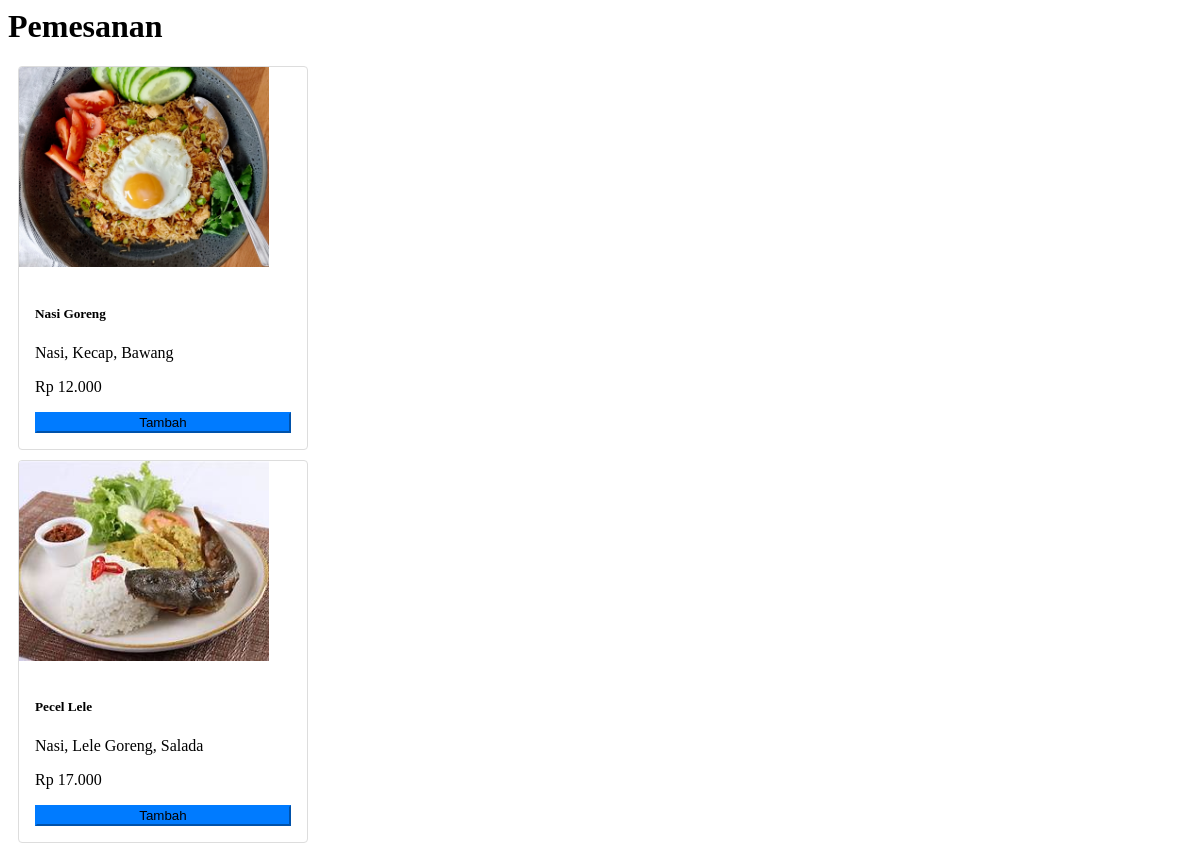
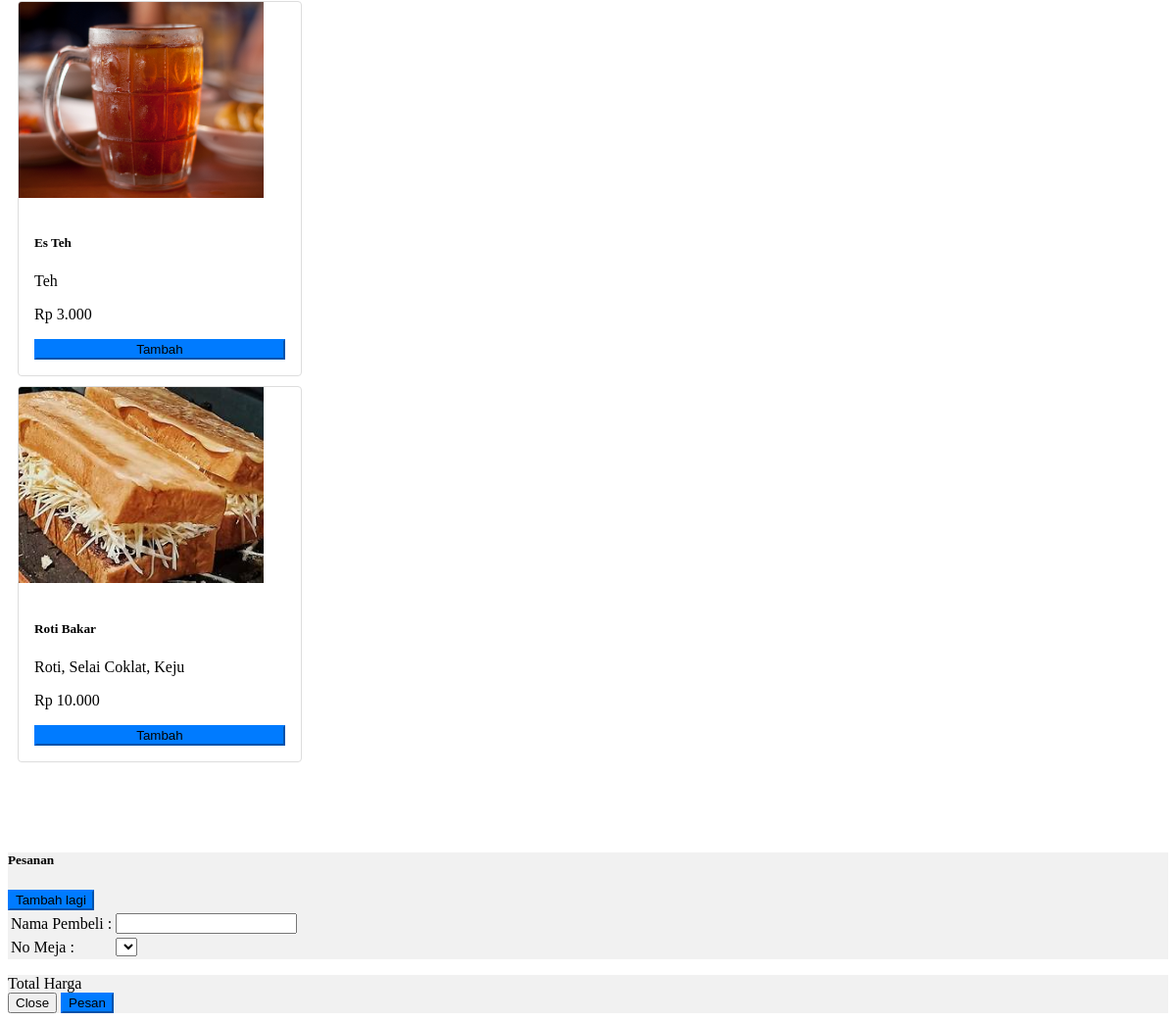
The app's page /pemesanan.php with its own data (2 pictures, top to bottom).
### tables this page shows
CREATE TABLE `menu` (
  `id_hidangan` int(11) NOT NULL,
  `nama_hidangan` varchar(100) NOT NULL,
  `deskripsi` text NOT NULL,
  `harga` int(11) NOT NULL,
  `gambar` varchar(100) NOT NULL,
  `stok` varchar(10) NOT NULL
);

### pemesanan.php (the view, shortened to what this page needs)
<h1 class="mt-4">Pemesanan</h1>
<div class="row content">
    <?php
    function formatRupiah($angka){
        return 'Rp ' . number_format($angka, 0, ',', '.');
    }
        $query = mysqli_query($koneksi, "SELECT * FROM menu");
        while($data = mysqli_fetch_array($query)){
    ?>
    <div class="card" style="width: 18rem; margin:10px;">
        <img class="card-img-top" src="assets/img/<?php echo $data['gambar'];?>" alt="Card image cap" style="width: 250px; height: 200px;">
        <div class="card-body">
            <h5 class="card-title nama_hidangan"><?php echo $data['nama_hidangan']; ?></h5>
            <p class="card-text"><?php echo $data['deskripsi']; ?></p>
            <p class="card-text harga"><?php echo formatRupiah($data['harga']); ?></p>
            <button type="button" class="btn btn-primary menu" id="makanan<?php echo $data['id_hidangan']; ?>" style="width:100%;" <?php if($data['stok'] == "Kosong"){echo "disabled";}?>>Tambah</button>
        </div>
    </div>
    <?php
        }
    ?>
</div>
<div class="modal fade" id="exampleModalCenter" tabindex="-1" role="dialog" aria-labelledby="exampleModalCenterTitle" aria-hidden="true">
    <div class="modal-dialog modal-dialog-centered" role="document">
        <div class="modal-content">
            <div class="modal-header">
                <h5 class="modal-title" id="exampleModalLongTitle">Pesanan</h5>
                <button type="button" class="close btn btn-primary" data-dismiss="modal" aria-label="Close">
                    Tambah lagi
                </button>
            </div>
            <div class="modal-header">
                <form method="post">
                <table>
                    <tr>
                        <td>
                            <label for="nama" style="display: inline;">Nama Pembeli : </label>
                        </td>
                        <td>
                            <input type="text" name="nama" class="form-control" required>
                        </td>
                    </tr>
                    <tr>
                        <td>
                            <label for="no_meja">No Meja :  </label>
                        </td>
                        <td>
                            <select name="no_meja">
                            </select>
                        </td>
                    </tr>
                </table>
            </div>
            <div class="modal-footer #333">
                <div class="row">
                    <div class="col-sm">
                        Total Harga
                    </div>
                </div>
                <button type="button" class="btn btn-secondary" data-dismiss="modal">Close</button>
                <button type="submit" name="submit" class="btn btn-primary pesan" value="submit">Pesan</button>
            </div>
        </div>
    </div>
</div>

### pemesanan.php (style rules this page uses)
.content { padding-bottom: 60px; }
.card { margin: 10px; width: 18rem; border: 1px solid #ddd; border-radius: 0.25rem; overflow: hidden; }
.card-img-top { width: 100%; height: 200px; object-fit: cover; }
.card-body { padding: 1rem; }
.modal-header { background-color: #f1f1f1; }
.modal-footer { background-color: #f1f1f1; }
.btn-primary { background-color: #007bff; border-color: #007bff; }

### records on screen
menu: gambar (picture), nama_hidangan "Nasi Goreng", deskripsi "Nasi, Kecap, Bawang", harga "Rp 12.000"
menu: gambar (picture), nama_hidangan "Pecel Lele", deskripsi "Nasi, Lele Goreng, Salada", harga "Rp 17.000"
menu: gambar (picture), nama_hidangan "Es Teh", deskripsi "Teh", harga "Rp 3.000"
menu: gambar (picture), nama_hidangan "Roti Bakar", deskripsi "Roti, Selai Coklat, Keju", harga "Rp 10.000"
